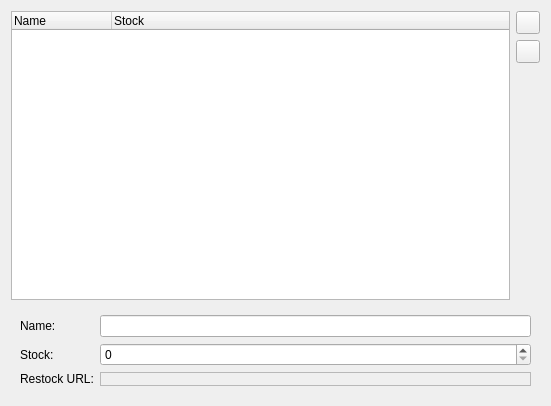
<?xml version="1.0" encoding="UTF-8"?>
<ui version="4.0">
 <class>PackagingSettingsPage</class>
 <widget class="QWidget" name="PackagingSettingsPage">
  <property name="geometry">
   <rect>
    <x>0</x>
    <y>0</y>
    <width>551</width>
    <height>406</height>
   </rect>
  </property>
  <property name="windowTitle">
   <string>Form</string>
  </property>
  <layout class="QVBoxLayout" name="verticalLayout_2">
   <item>
    <layout class="QHBoxLayout" name="horizontalLayout">
     <item>
      <widget class="QTreeWidget" name="treeWidget">
       <property name="indentation">
        <number>0</number>
       </property>
       <column>
        <property name="text">
         <string>Name</string>
        </property>
       </column>
       <column>
        <property name="text">
         <string>Stock</string>
        </property>
       </column>
      </widget>
     </item>
     <item>
      <layout class="QVBoxLayout" name="verticalLayout">
       <item>
        <widget class="QToolButton" name="addButton">
         <property name="text">
          <string/>
         </property>
         <property name="icon">
          <iconset resource="../../res.qrc">
           <normaloff>:/res/icons/add.png</normaloff>:/res/icons/add.png</iconset>
         </property>
        </widget>
       </item>
       <item>
        <widget class="QToolButton" name="removeButton">
         <property name="text">
          <string/>
         </property>
         <property name="icon">
          <iconset resource="../../res.qrc">
           <normaloff>:/res/icons/bin.png</normaloff>:/res/icons/bin.png</iconset>
         </property>
        </widget>
       </item>
       <item>
        <spacer name="verticalSpacer">
         <property name="orientation">
          <enum>Qt::Vertical</enum>
         </property>
         <property name="sizeHint" stdset="0">
          <size>
           <width>20</width>
           <height>40</height>
          </size>
         </property>
        </spacer>
       </item>
      </layout>
     </item>
    </layout>
   </item>
   <item>
    <widget class="QWidget" name="detailsWidget" native="true">
     <layout class="QFormLayout" name="formLayout">
      <item row="1" column="1">
       <widget class="QSpinBox" name="stockSpinBox">
        <property name="maximum">
         <number>999999</number>
        </property>
       </widget>
      </item>
      <item row="0" column="1">
       <widget class="QLineEdit" name="nameEdit"/>
      </item>
      <item row="0" column="0">
       <widget class="QLabel" name="nameLabel">
        <property name="text">
         <string>Name:</string>
        </property>
       </widget>
      </item>
      <item row="1" column="0">
       <widget class="QLabel" name="stockLabel">
        <property name="text">
         <string>Stock:</string>
        </property>
       </widget>
      </item>
      <item row="2" column="0">
       <widget class="QLabel" name="restockUrlLabel">
        <property name="text">
         <string>Restock URL:</string>
        </property>
       </widget>
      </item>
      <item row="2" column="1">
       <widget class="ClickyLineEdit" name="restockUrlEdit">
        <property name="frameShape">
         <enum>QFrame::StyledPanel</enum>
        </property>
        <property name="frameShadow">
         <enum>QFrame::Raised</enum>
        </property>
        <property name="placeholderText" stdset="0">
         <string/>
        </property>
        <property name="type" stdset="0">
         <number>1</number>
        </property>
       </widget>
      </item>
     </layout>
    </widget>
   </item>
  </layout>
 </widget>
 <customwidgets>
  <customwidget>
   <class>ClickyLineEdit</class>
   <extends>QFrame</extends>
   <header>widgets/clickylineedit.h</header>
   <container>1</container>
  </customwidget>
 </customwidgets>
 <tabstops>
  <tabstop>treeWidget</tabstop>
  <tabstop>nameEdit</tabstop>
  <tabstop>stockSpinBox</tabstop>
  <tabstop>addButton</tabstop>
  <tabstop>removeButton</tabstop>
 </tabstops>
 <resources>
  <include location="../../res.qrc"/>
 </resources>
 <connections/>
</ui>
